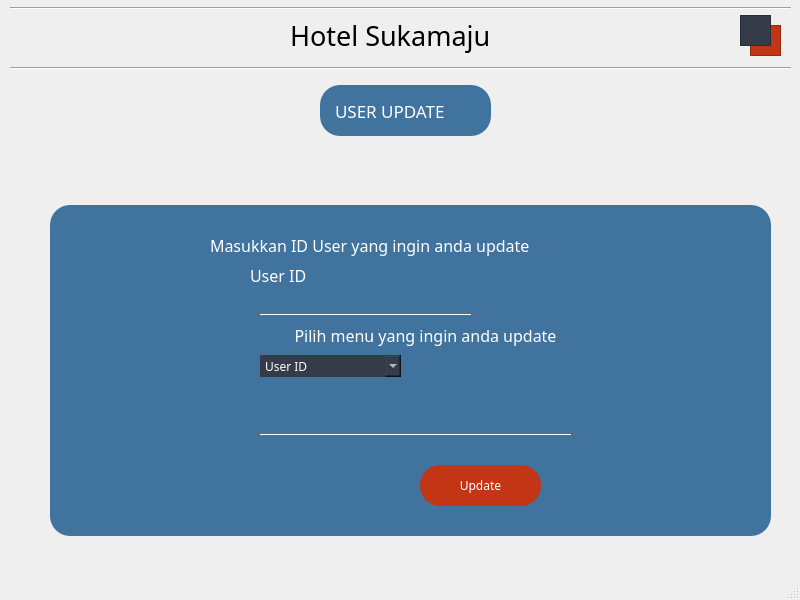
<?xml version="1.0" encoding="UTF-8"?>
<ui version="4.0">
 <class>user_update</class>
 <widget class="QMainWindow" name="user_update">
  <property name="geometry">
   <rect>
    <x>0</x>
    <y>0</y>
    <width>800</width>
    <height>600</height>
   </rect>
  </property>
  <property name="windowTitle">
   <string>MainWindow</string>
  </property>
  <widget class="QWidget" name="centralwidget">
   <widget class="QGraphicsView" name="graphicsView_8">
    <property name="geometry">
     <rect>
      <x>750</x>
      <y>25</y>
      <width>31</width>
      <height>31</height>
     </rect>
    </property>
    <property name="styleSheet">
     <string notr="true">background-color:#c23616
</string>
    </property>
   </widget>
   <widget class="QFrame" name="frame">
    <property name="geometry">
     <rect>
      <x>50</x>
      <y>205</y>
      <width>721</width>
      <height>331</height>
     </rect>
    </property>
    <property name="styleSheet">
     <string notr="true">border-radius:20px;
background-color:#40739e;
	font-family : century gothic;
	color:#ffffff;</string>
    </property>
    <property name="frameShape">
     <enum>QFrame::StyledPanel</enum>
    </property>
    <property name="frameShadow">
     <enum>QFrame::Raised</enum>
    </property>
    <widget class="QPushButton" name="btn_update">
     <property name="geometry">
      <rect>
       <x>370</x>
       <y>260</y>
       <width>121</width>
       <height>41</height>
      </rect>
     </property>
     <property name="styleSheet">
      <string notr="true">border-radius:20px;
background-color:#c23616;font-family : century gothic;color:#ffffff;</string>
     </property>
     <property name="text">
      <string>Update</string>
     </property>
    </widget>
    <widget class="QLabel" name="label_11">
     <property name="geometry">
      <rect>
       <x>160</x>
       <y>30</y>
       <width>421</width>
       <height>21</height>
      </rect>
     </property>
     <property name="font">
      <font>
       <family>century gothic</family>
       <pointsize>12</pointsize>
      </font>
     </property>
     <property name="styleSheet">
      <string notr="true">color: rgb(255, 255, 255);</string>
     </property>
     <property name="text">
      <string>Masukkan ID User yang ingin anda update</string>
     </property>
    </widget>
    <widget class="QLabel" name="label_6">
     <property name="geometry">
      <rect>
       <x>200</x>
       <y>60</y>
       <width>121</width>
       <height>21</height>
      </rect>
     </property>
     <property name="font">
      <font>
       <family>century gothic</family>
       <pointsize>12</pointsize>
      </font>
     </property>
     <property name="styleSheet">
      <string notr="true">color: rgb(255, 255, 255);</string>
     </property>
     <property name="text">
      <string>User ID</string>
     </property>
    </widget>
    <widget class="QLineEdit" name="lineEdit_kd_2">
     <property name="geometry">
      <rect>
       <x>210</x>
       <y>210</y>
       <width>311</width>
       <height>20</height>
      </rect>
     </property>
     <property name="styleSheet">
      <string notr="true">border:none;
border-bottom:1px solid white;
background:transparent;
color:#ffffff;</string>
     </property>
    </widget>
    <widget class="QLineEdit" name="lineEdit_kd">
     <property name="geometry">
      <rect>
       <x>210</x>
       <y>90</y>
       <width>211</width>
       <height>20</height>
      </rect>
     </property>
     <property name="styleSheet">
      <string notr="true">border:none;
border-bottom:1px solid white;
background:transparent;
color:#ffffff;</string>
     </property>
    </widget>
    <widget class="QComboBox" name="comboBox">
     <property name="geometry">
      <rect>
       <x>210</x>
       <y>150</y>
       <width>141</width>
       <height>22</height>
      </rect>
     </property>
     <property name="styleSheet">
      <string notr="true">background-color:#353b48;
color:#ffffff;</string>
     </property>
     <item>
      <property name="text">
       <string>User ID</string>
      </property>
     </item>
     <item>
      <property name="text">
       <string>Nama</string>
      </property>
     </item>
     <item>
      <property name="text">
       <string>Alamat</string>
      </property>
     </item>
     <item>
      <property name="text">
       <string>Telepon</string>
      </property>
     </item>
     <item>
      <property name="text">
       <string>Jabatan</string>
      </property>
     </item>
    </widget>
    <widget class="QLabel" name="label_12">
     <property name="geometry">
      <rect>
       <x>200</x>
       <y>120</y>
       <width>351</width>
       <height>21</height>
      </rect>
     </property>
     <property name="font">
      <font>
       <family>century gothic</family>
       <pointsize>12</pointsize>
      </font>
     </property>
     <property name="styleSheet">
      <string notr="true">color: rgb(255, 255, 255);</string>
     </property>
     <property name="text">
      <string>Pilih menu yang ingin anda update</string>
     </property>
     <property name="alignment">
      <set>Qt::AlignCenter</set>
     </property>
    </widget>
   </widget>
   <widget class="Line" name="line_2">
    <property name="geometry">
     <rect>
      <x>10</x>
      <y>60</y>
      <width>781</width>
      <height>16</height>
     </rect>
    </property>
    <property name="orientation">
     <enum>Qt::Horizontal</enum>
    </property>
   </widget>
   <widget class="QGraphicsView" name="graphicsView_9">
    <property name="geometry">
     <rect>
      <x>740</x>
      <y>15</y>
      <width>31</width>
      <height>31</height>
     </rect>
    </property>
    <property name="styleSheet">
     <string notr="true">background-color:#353b48</string>
    </property>
   </widget>
   <widget class="QFrame" name="frame_2">
    <property name="geometry">
     <rect>
      <x>320</x>
      <y>85</y>
      <width>171</width>
      <height>51</height>
     </rect>
    </property>
    <property name="styleSheet">
     <string notr="true">border-radius:20px;
background-color:#40739e;font-family : century gothic;color:#ffffff;</string>
    </property>
    <property name="frameShape">
     <enum>QFrame::StyledPanel</enum>
    </property>
    <property name="frameShadow">
     <enum>QFrame::Raised</enum>
    </property>
    <widget class="QLabel" name="label_3">
     <property name="geometry">
      <rect>
       <x>15</x>
       <y>10</y>
       <width>141</width>
       <height>31</height>
      </rect>
     </property>
     <property name="font">
      <font>
       <family>century gothic</family>
       <pointsize>13</pointsize>
      </font>
     </property>
     <property name="text">
      <string>USER UPDATE</string>
     </property>
    </widget>
   </widget>
   <widget class="QLabel" name="label">
    <property name="geometry">
     <rect>
      <x>290</x>
      <y>15</y>
      <width>241</width>
      <height>41</height>
     </rect>
    </property>
    <property name="font">
     <font>
      <family>century gothic</family>
      <pointsize>20</pointsize>
     </font>
    </property>
    <property name="text">
     <string>Hotel Sukamaju</string>
    </property>
   </widget>
   <widget class="Line" name="line">
    <property name="geometry">
     <rect>
      <x>10</x>
      <y>0</y>
      <width>781</width>
      <height>16</height>
     </rect>
    </property>
    <property name="orientation">
     <enum>Qt::Horizontal</enum>
    </property>
   </widget>
  </widget>
  <widget class="QMenuBar" name="menubar">
   <property name="geometry">
    <rect>
     <x>0</x>
     <y>0</y>
     <width>800</width>
     <height>21</height>
    </rect>
   </property>
  </widget>
  <widget class="QStatusBar" name="statusbar"/>
 </widget>
 <resources/>
 <connections/>
</ui>
